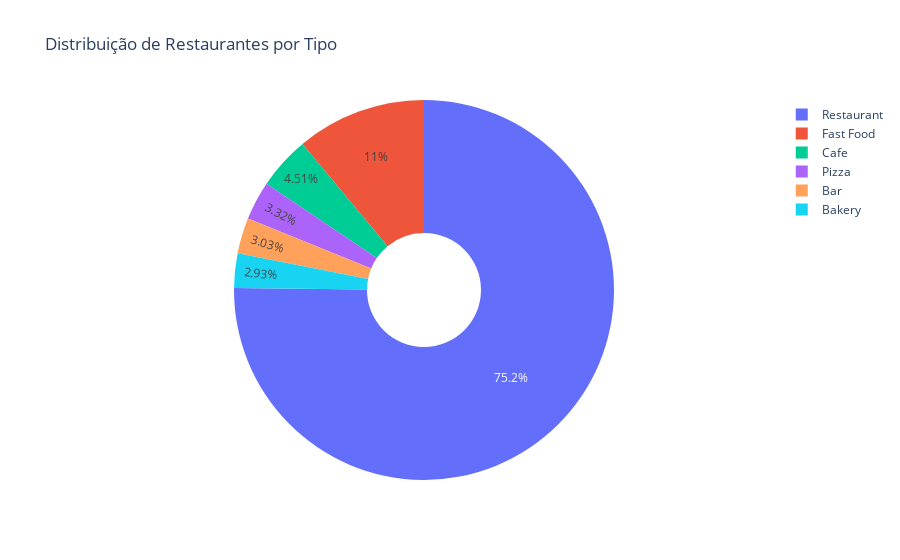

The cell this chart's notebook holds for it:
### Markdown cell above
##### 2.1.1.1 Gráfico

### Code cell
# imprimindo gráfico de pizza

fig = px.pie(type_distribution, values='count', names='type', 
             title='Distribuição de Restaurantes por Tipo', 
             hole=0.3)
fig.show()

### Figure 1 — Plotly figure (JSON) as saved in the notebook; plotly's stock layout.template omitted (floating-point values rounded to 4 significant figures)
{"data": [{"domain": {"x": [0, 1], "y": [0, 1]}, "hole": 0.3, "hovertemplate": "type=%{label}<br>count=%{value}<extra></extra>", "labels": ["Bakery", "Bar", "Cafe", "Fast Food", "Pizza", "Restaurant"], "legendgroup": "", "name": "", "showlegend": true, "type": "pie", "values": [283, 292, 435, 1066, 320, 7255]}], "layout": {"legend": {"tracegroupgap": 0}, "title": {"text": "Distribuição de Restaurantes por Tipo"}}}
